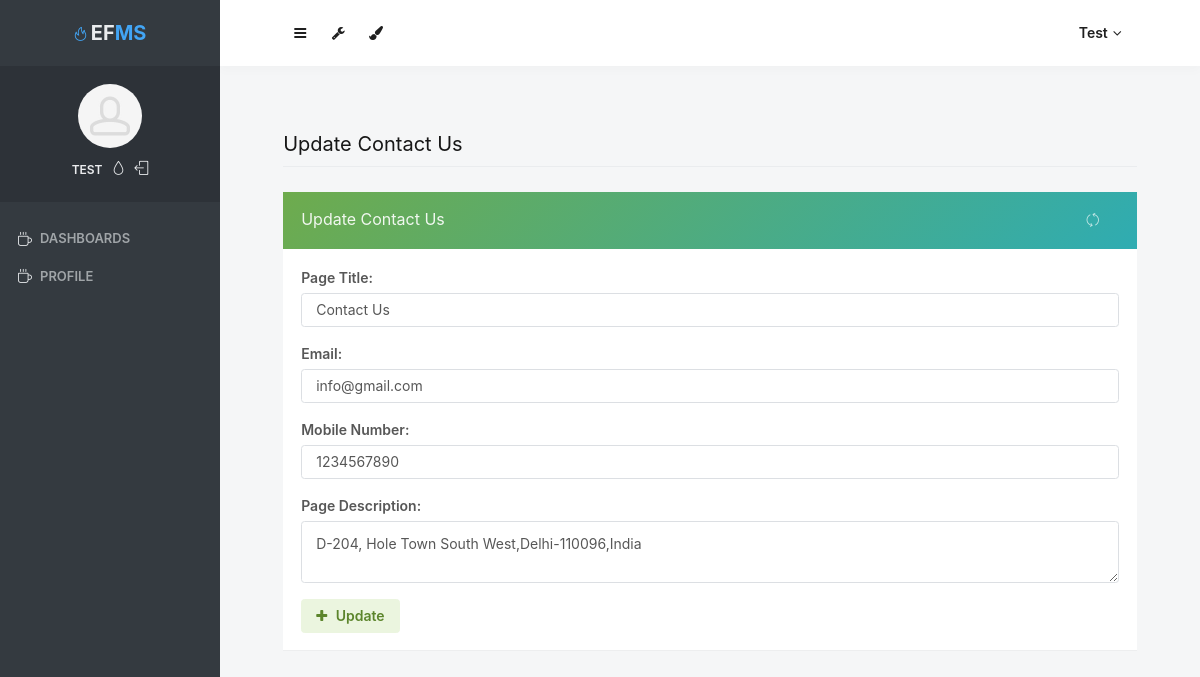
Page /electrician/contactus.php (signed in) on the earlier database version.
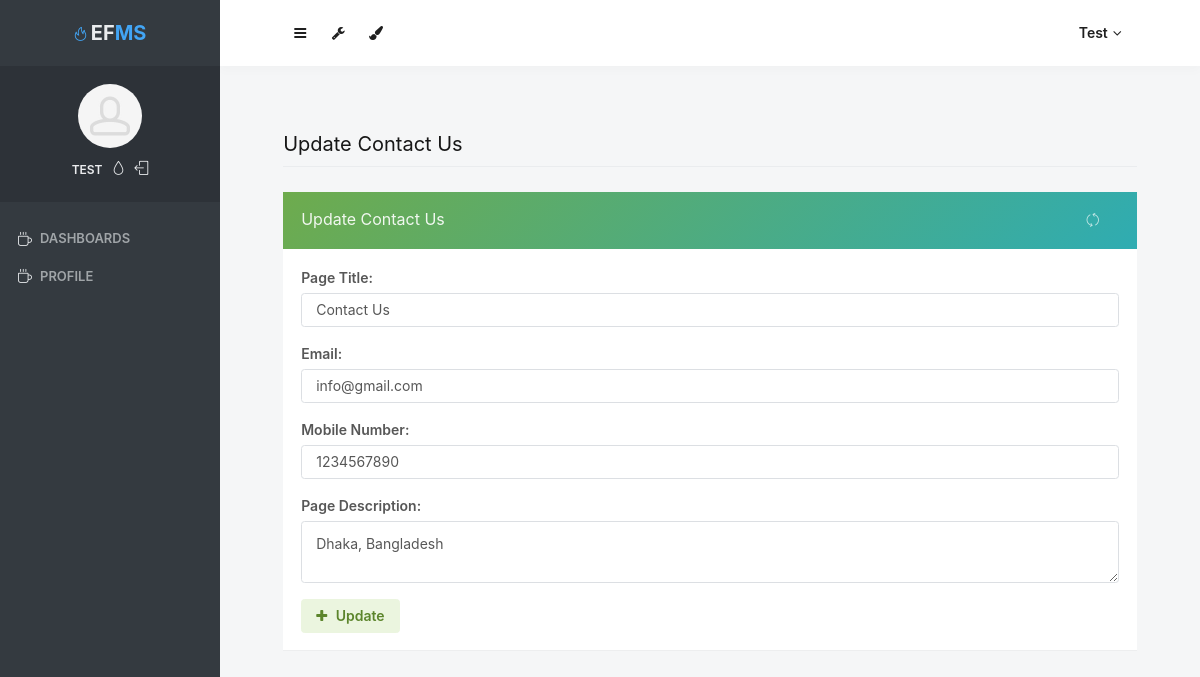
Same page on the later database version.
### tables this page shows
CREATE TABLE `tblpage` (
  `ID` int(10) NOT NULL,
  `PageType` varchar(100) DEFAULT NULL,
  `PageTitle` mediumtext DEFAULT NULL,
  `PageDescription` mediumtext DEFAULT NULL,
  `Email` varchar(200) DEFAULT NULL,
  `MobileNumber` bigint(10) DEFAULT NULL,
  `UpdationDate` timestamp NULL DEFAULT NULL ON UPDATE current_timestamp()
);

### electrician/contactus.php (the view, shortened to what this page needs)
<?php
if (strlen($_SESSION['odmsaid']==0)) {
  header('location:logout.php');
  } else{
  ?>
<!doctype html>
 <html lang="en" class="no-focus">
    <head>
<link rel="stylesheet" id="css-main" href="assets/css/codebase.min.css">
</head>
    <body>
        <div id="page-container" class="sidebar-o sidebar-inverse side-scroll page-header-fixed main-content-narrow">
             <?php include_once('includes/sidebar.php');?>
          <?php include_once('includes/header.php');?>
            <main id="main-container">
                <div class="content">
                    <h2 class="content-heading">Update Contact Us</h2>
                    <div class="row">
                        <div class="col-md-12">
                            <div class="block block-themed">
                                <div class="block-header bg-gd-emerald">
                                    <h3 class="block-title">Update Contact Us</h3>
                                    <div class="block-options">
                                        <button type="button" class="btn-block-option" data-toggle="block-option" data-action="state_toggle" data-action-mode="demo">
                                            <i class="si si-refresh"></i>
                                        </button>
                                        <button type="button" class="btn-block-option" data-toggle="block-option" data-action="content_toggle"></button>
                                    </div>
                                </div>
                                <div class="block-content">
                                    <form method="post">
                                <?php
$sql="SELECT * from  tblpage where PageType='contactus'";
$query = $dbh -> prepare($sql);
$query->execute();
$results=$query->fetchAll(PDO::FETCH_OBJ);
$cnt=1;
if($query->rowCount() > 0)
{
foreach($results as $row)
{               ?>
                                        <div class="form-group row">
                                            <label class="col-12" for="register1-email">Page Title:</label>
                                            <div class="col-12">
                                                 <input type="text" name="pagetitle" id="pagetitle" required="true" value="<?php  echo $row->PageTitle;?>" class="form-control">
                                            </div>
                                        </div>
                                        <div class="form-group row">
                                            <label class="col-12" for="register1-email">Email:</label>
                                            <div class="col-12">
                                                 <input type="text" name="email" id="email" required="true" value="<?php  echo $row->Email;?>" class="form-control">
                                            </div>
                                        </div>
                                        <div class="form-group row">
                                            <label class="col-12" for="register1-email">Mobile Number:</label>
                                            <div class="col-12">
                                                <input type="text" name="mobnum" id="mobnum" required="true" value="<?php  echo $row->MobileNumber;?>" class="form-control" maxlength="10" pattern="[0-9]+">
                                            </div>
                                        </div>
                                        <div class="form-group row">
                                            <label class="col-12" for="register1-email">Page Description:</label>
                                            <div class="col-12">
                                                 <textarea type="text" name="pagedes" class="form-control" required='true'><?php  echo $row->PageDescription;?></textarea>
                                            </div>
                                        </div>
                                        <?php $cnt=$cnt+1;}} ?>
                                        <div class="form-group row">
                                            <div class="col-12">
                                                <button type="submit" class="btn btn-alt-success" name="submit">
                                                    <i class="fa fa-plus mr-5"></i> Update
                                                </button>
                                            </div>
                                        </div>
                                    </form>
                                </div>
                            </div>
                        </div>
                       </div>
                </div>
            </main>
        </div>
    </body>
</html>
<?php }  ?>

Differences in the rows shown:
changed tblpage "Contact Us": pagedes "D-204, Hole Town South West,Delhi-110096,India" → "Dhaka, Bangladesh"
